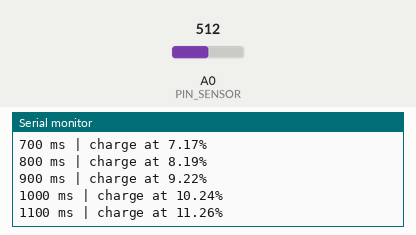
The sketch below on a simulated Arduino Uno, built with avr-gcc and run on an emulated ATmega328P. On the bench: the last lines printed to the serial monitor. The inputs (shaded band) are chosen by the test bench; at power-on: A0 (PIN_SENSOR) = 512.

Above: at 2.7 s.
2.8 s: A0 (PIN_SENSOR) set to 716
At 2.87 s:
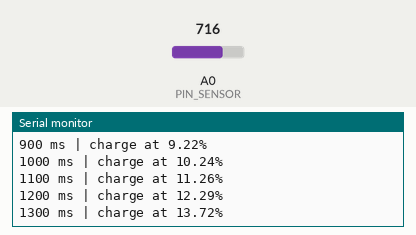
4.3 s: A0 (PIN_SENSOR) set to 900
At 8.7 s:
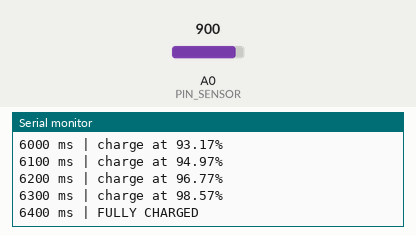
Timing chart, 0 to 10.2 s (numbered marks = the images above; inputs shaded):
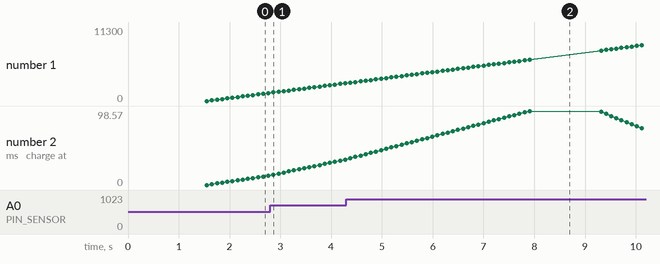

Measured:
- after the input at 2.8 s, the serial monitor: prints a new line after 0.06 s (image 1)
- plotted number 2: 12.29 → 33.77 after the input at 2.8 s

The sketch:

day-07_monitoring.ino
```cpp
// CONFIG

#define PIN_SENSOR A0

const unsigned int BATTERY_CAPACITY = 50000;
const unsigned int WAIT = 100;
const unsigned int DEPLETION_RATE = 1350;

// STATE

unsigned int batteryLevel = 0;
unsigned int tics = 0;

// SETUP AND MAIN LOOP

void setup() {
  Serial.begin(115200);
  reset();
}

void loop() {
  if (batteryLevel >= BATTERY_CAPACITY) {
    handleBatteryCharged();
    reset();
  }
  printBatteryPercentage();

  wait(WAIT);

  int sensorValue = analogRead(PIN_SENSOR);
  batteryLevel += sensorValue;
}

// HELPERS

void wait(int duration) {
  delay(duration);
  tics += duration;
}

void printBatteryPercentage() {
  double percentFull = 100 * ((double) batteryLevel / (double) BATTERY_CAPACITY);

  Serial.print(tics);
  Serial.print(" ms | charge at ");
  Serial.print(percentFull);
  Serial.println("%");
}

void handleBatteryCharged() {
  Serial.print(tics);
  Serial.println(" ms | FULLY CHARGED");
  batteryLevel = BATTERY_CAPACITY;
  wait(1000);
}

void reset() {
  Serial.println("INITIATING BATTERY RESET");
  wait(300);
  Serial.println("BEGINNING RAPID DISCHARGE");
  while (batteryLevel > DEPLETION_RATE) {
    batteryLevel -= DEPLETION_RATE;
    printBatteryPercentage();
    wait(WAIT);
  }
  Serial.println("BATTERY DISCHARGED");

  delay(500);
  tics = 0;
  batteryLevel = 0;
  Serial.println("RESET COMPLETE");

  delay(750);
  Serial.println("BEGINNING CHARGE SEQUENCE");
}
```
